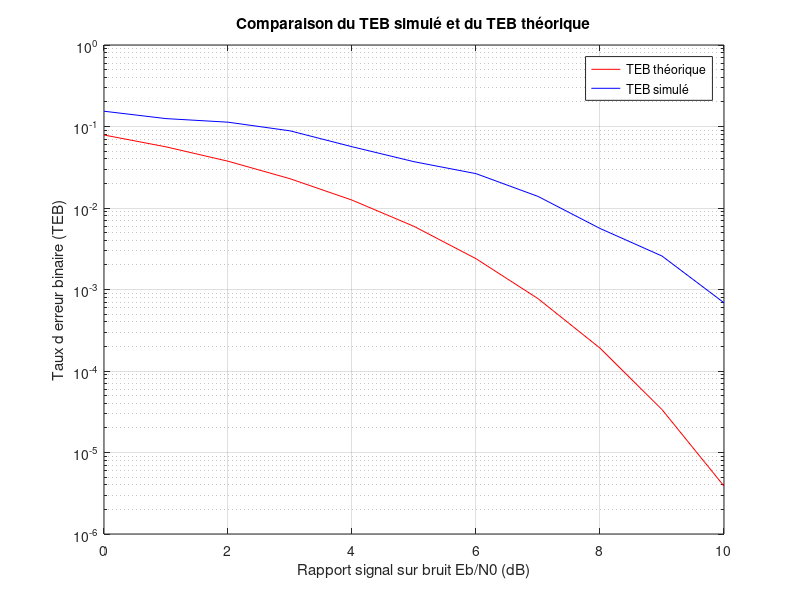

Reproduce this figure in MATLAB.
%% SALLMONE Armela & MONY Alexandra

clear; % Efface les variables de l environnement de travail
close all; % Ferme les figures ouvertes
clc; % Efface la console


%% Initialisation des paramètres

Fe = 20e6; % Fréquence d'échantillonnage
Te=1/Fe; % Période d'échantillonnage
Ts=1/1e6; % Période d'émission des symboles
Fse=Ts/Te; % Facteur de sur-échantillonnage
Ns = 1000; % Nombre de symboles à émettre par paquet
Nfft = 256; 

% Implémentation de la constelation
const=[0 1];

% Filtre de mise en forme
p=[-1/2*ones(1,Fse/2),1/2*ones(1,Fse/2)];
% p0=ones(1,Fse/2);
% p1=ones(1,Fse/2);
len_p=length(p);

p_a=fliplr(p); % Filtre adapté
sigA2 = 1;% Variance théorique des symboles

eb_n0_dB=0:1:10; %Liste des Eb/No en dB
eb_n0 = 10.^(eb_n0_dB/10); % Liste des Eb/N0

TEB = zeros(size(eb_n0)); % Tableau des TEB (résultats) 
% Tableau des probabilités d’erreurs théoriques
Pb = qfunc(sqrt(2*eb_n0)); 


for i = 1:length(eb_n0) 
    disp(i);
    error_cnt = 0;
    bit_cnt = 0;
    while error_cnt < 100
        %% Émetteur          
        Bk= randi([0 1],1,Ns); % Génération aléatoire des bits
        len_Bk=length(Bk);
        
        % Filtre de mise en forme
        S_l=zeros(1,len_Bk*len_p);
        
        for j=0:len_Bk-1
            S_l((len_p*j+1):(len_p*(j+1)))=(1-2*Bk(j+1))*p;
            
        end
        
        S_l=0.5+S_l;
        E=mean(abs(S_l).^2);
        sigma2=E*Fse/eb_n0(i);
        %% Canal
        nl = sqrt(sigma2/2) * (randn(size(S_l)) + 1j*randn(size(S_l))); % Génération du bruit blanc gaussien complexe 
        Y_l=nl+S_l;

        %% Récepteur
        % Filtre de reception
        R_l=conv(Y_l,p_a);
        
        
        % Échantillonnage au rythme Ts
        R_m=zeros(1,len_Bk);
        indices = 0:len_Bk-1;
        R_m(indices+1) = R_l(indices*Fse+length(p));
 
        % Association Symbole->Bits
        Bk_tilde=(real(R_m)<0);
        
        % Calcul du TEB
        error=sum(Bk(:) ~= Bk_tilde(:));
        error_cnt = error_cnt+error;  % incrémenter le compteur d'erreurs
        bit_cnt = bit_cnt + Ns;% incrémenter le compteur de bits envoyés
    end
    TEB(i) = error_cnt/bit_cnt;
end


%% Affichage des résultats

figure;
semilogy(eb_n0_dB, Pb, 'r');
hold on;
semilogy(eb_n0_dB, TEB, 'b');

% Titre et légendes
title('Comparaison du TEB simulé et du TEB théorique');
xlabel('Rapport signal sur bruit Eb/N0 (dB)');
ylabel("Taux d erreur binaire (TEB)");
legend('TEB théorique', 'TEB simulé');
grid on;